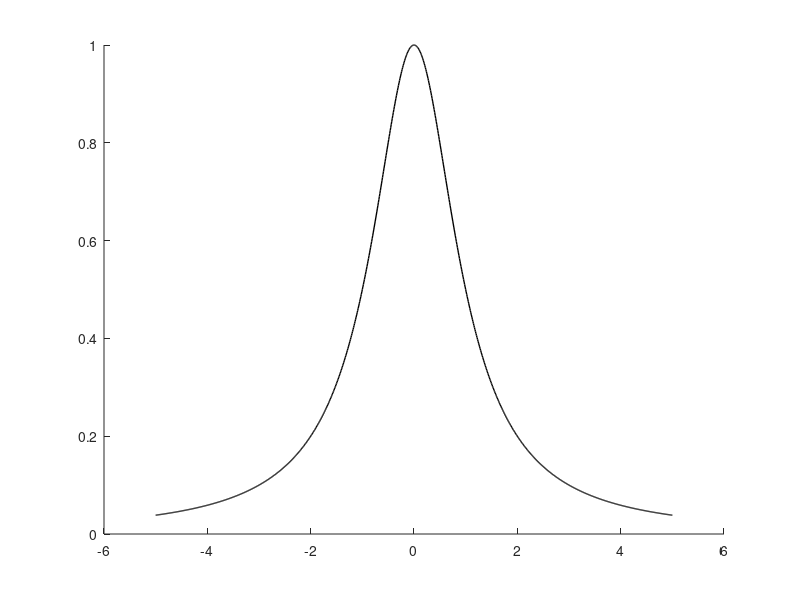

Here is the MATLAB script that generated this plot: (Note: this script raises an error after producing the figure.)
close
clear all

% % n=4;    %The number of interpolation points is equal to n+1.
% % is
f = @(t) 1/(1+t^2);     %function to be interpolated
% % x_e = -5:(10/n):5;      %equidistant interpolation nodes
% % %x_c =                  %chebyshev interpolation nodes
% % 
% % %%%%%%%%%%%%%%%%%%%%%%%%%%%%%
% % 
t = -5:10^(-2):5;                   %input to the functions to be plotted
% % 
% % %  equidistant node interpolant evaulated at values of t
% % yN_equi = zeros(1, length(t));
% % for i = 1:length(yN_equi)
% %     yN_equi(i) = interpol_Newtons(f,x_e,t(i));
% % end
% % 
% % %  Chebyshev node interpolant evaluated at values of t
% % %yN_cheby = ;

hold on
%  exact function evaluated at values of t
yF = zeros(1,length(t));
for i = 1:length(yF)
    yF(i) = feval(f,t(i));
end
plot(t,yF,'k','LineWidth',1)
for n = 2:2:8
    plotInterpolant(n,'e',f,'g')
    plotInterpolant(n,'c',f,'b')
end
ylim([-1.5 1.5])
xlabel('t')
ylabel('f(t)')
title('Interpolation of f(t) = 1/(1+t^2) using equidistant and Chebyshev nodes (number of nodes = n+1)')
legend('f(t) = 1/(1+t^2)','Interpolant (n=2,4,6,8) with equidistant nodes', 'Interpolant (n=2,4,6,8) with Chebyshev nodes')